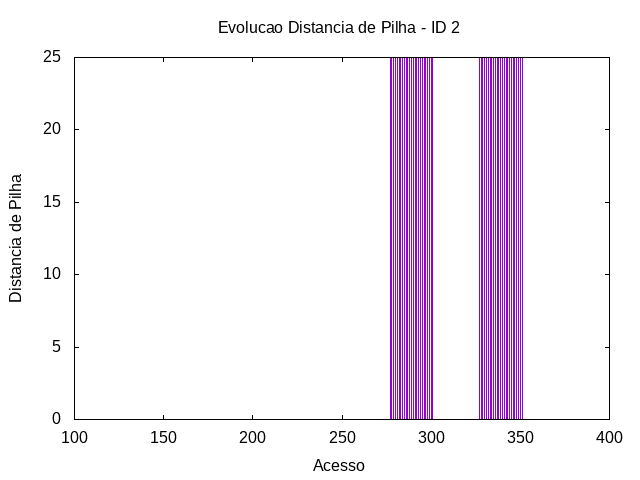

This figure's gnuplot source:
set term png
set output "../out/mem/sum/-distp-2.png"
set title "Evolucao Distancia de Pilha - ID 2"
set xlabel "Acesso"
set ylabel "Distancia de Pilha"
plot "../out/mem/sum/-acesso-2-2.gpdat" u 2:5 w impulses t ""
